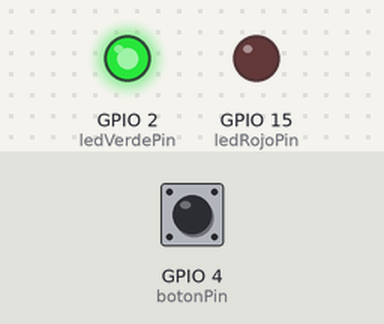
Recording of a sketch running on a simulated ESP32. On the bench: output pins drawn as LEDs (lit = HIGH). Inputs (shaded band) come from the test bench; at power-on: GPIO 4 (botonPin) HIGH. What the sketch prints to the serial monitor is not drawn.

Above: at 1.2 s.
1.3 s: GPIO 4 (botonPin) pulled LOW for 0.15 s
At 1.37 s:
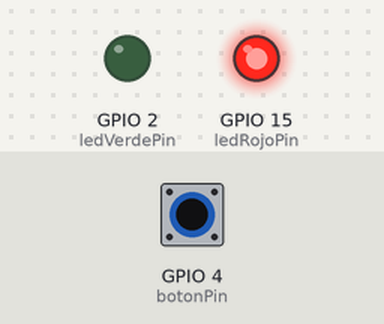
2.9 s: GPIO 4 (botonPin) pulled LOW for 3.2 s
At 7.2 s:
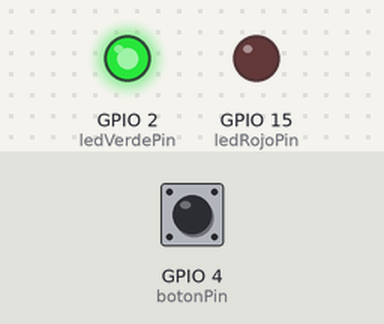
Timing chart, 0 to 8.7 s (numbered marks = the images above; inputs shaded):
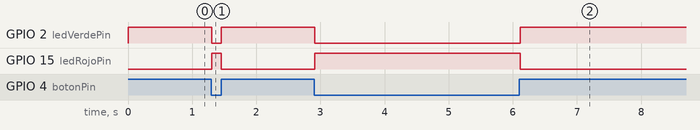

Measured:
- after the input at 1.3 s, GPIO 2 (ledVerdePin): HIGH → LOW at once, → HIGH 0.15 s later; GPIO 15 (ledRojoPin): LOW → HIGH at once, → LOW 0.15 s later
- after the input at 2.9 s, GPIO 2 (ledVerdePin): HIGH → LOW at once, → HIGH 3.2 s later; GPIO 15 (ledRojoPin): LOW → HIGH at once, → LOW 3.2 s later

The sketch:

sketch.ino
```cpp
const int botonPin = 4;
const int ledRojoPin = 15;
const int ledVerdePin = 2;

void setup() {
  pinMode(botonPin, INPUT_PULLUP);
  pinMode(ledRojoPin, OUTPUT);
  pinMode(ledVerdePin, OUTPUT);
  Serial.begin(115200);
}

void loop() {
  bool ocupado = digitalRead(botonPin) == LOW;

  digitalWrite(ledRojoPin, ocupado ? HIGH : LOW);
  digitalWrite(ledVerdePin, ocupado ? LOW : HIGH);

  if (ocupado) {
    Serial.println("🚨 Tramo ocupado");
  } else {
    Serial.println("✅ Tramo libre");
  }

  delay(50);
}
```
